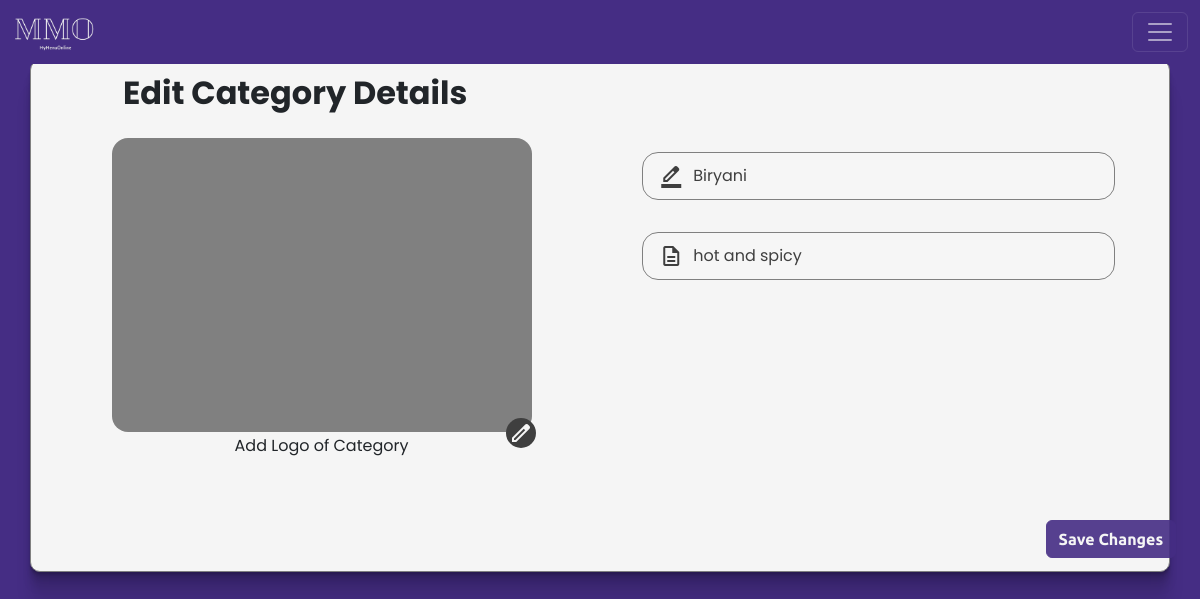
Page /client/category/33/ (signed in) on the earlier database version.
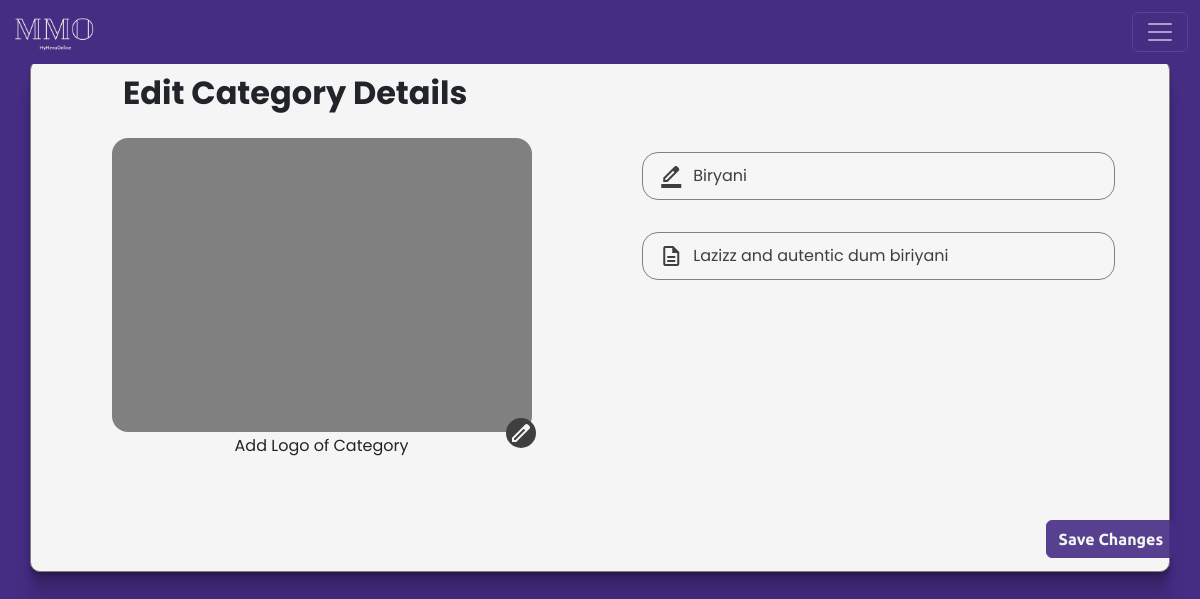
Same page on the later database version.
### client/models.py (models this page shows, shortened)
class Header(models.Model):
    header_text = models.CharField(max_length=100)
    image = models.ImageField(upload_to='images', height_field=None, width_field=None, max_length=None, blank=True, null=True)
    menu = models.ForeignKey(Menu, on_delete=models.CASCADE, related_name='headers')
    description = models.CharField(max_length=50, blank= True, default="")

### client/views.py (the view, shortened to what this page needs)
# urls.py: path('category/<int:id>/', views.categoryEdit, name='category'),
@login_required
def categoryEdit(request, id):
    header = Header.objects.get(id = id)
    if header.menu.user==request.user:
        return render(request, 'client/categoryEdit.html', {'header': header})
    else:
        return HttpResponse('you are forbidden to visit this page :(')

### templates/client/categoryEdit.html (shortened to what this page needs)
{% load static %}
<!doctype html>
<html lang="en">
  <head>
    <link rel="stylesheet" href="{% static 'css/styleAdmin.css' %}">
    <link href="https://cdn.jsdelivr.net/npm/bootstrap@5.3.1/dist/css/bootstrap.min.css" rel="stylesheet">
  </head>
  <body>
        <nav  style="  background-color: rgb(69, 45, 132) !important;" class="navbar navbar-dark bg-dark fixed-top">
          <div class="container-fluid">
            <img class="myMMOlogo navbar-brand" src="{% static 'img/whiteTextMMO-removebg-preview.png' %}" alt="">
            <button class="navbar-toggler" type="button" data-bs-toggle="offcanvas" data-bs-target="#offcanvasDarkNavbar" aria-controls="offcanvasDarkNavbar" aria-label="Toggle navigation">
              <span class="navbar-toggler-icon"></span>
            </button>
          </div>
        </nav>
    <form action="" method="POST" class="container" enctype='multipart/form-data'>
        <h2>Edit Category Details</h2>
        <div class="myleftright">
            <div onclick="open_file1()" class="leftBlock">
                <div class="grayBlock">
                </div>
                <p id="fileName">Add Logo of Category</p>
                <span class="material-symbols-outlined editS ">
                </span>
            </div>
            <div class="rightBlock">
                  <div class="inputArea">
                    <span class="material-symbols-outlined">
                        </span>
                    <input type="text" placeholder="Category Name" name="categoryName" value="{{header.header_text}}">
                  </div>
                  <div class="inputArea">
                      <span class="material-symbols-outlined">
                        </span>
                        <input  type="text" placeholder="Description" name="description" size="10" value="{{header.description}}">
                  </div>
            </div>
        </div>
        <button type="submit"  class=" myResNextB btn btn-outline-primary ">Save Changes</button>
    </form>
  </body>
</html>

### static/css/styleAdmin.css (style rules this page uses)
:root { --text: #3f3f3f; --background: #f6f6f6; --primary: #7e4cff; --primaryDark : rgb(69, 45, 132); --navPrimaryDark : #1b1037 ; --secondary: #e1e9fb; --accent: #0082ce; }
* { font-family: 'Poppins', sans-serif; scrollbar-color: var(--background); scroll-behavior: smooth; }
body { color: var(--text); background-color: var(--primaryDark) !important; }
.navbar { background-color: rgba(255, 255, 255, 0) !important; }
.myMMOlogo { height: 3rem; mix-blend-mode: lighten; position: relative; z-index: 1; }
.container { max-width: 1140px; z-index: 11; background-color: whitesmoke; margin: 5% 20%; border: 1px solid gray; padding: 0.8rem; border-radius: 10px; box-shadow: 0 2px 1px rgba(0,0,0,0.09), 0 4px 2px rgba(0,0,0,0.09), 0 8px 4px rgba(0,0,0,0.09), 0 16px 8px rgba(0,0,0,0.09), 0 32px 16px rgba(0,0,0,0.09); }
.container > h2 { font-weight: bolder; margin-left: 5rem; }
.myleftright { display: flex; flex-direction: row; justify-content: space-evenly; align-items: center; align-content: center; }
.leftBlock { width: 100%; height: 25rem; display: flex; justify-content: left; flex-direction: column; align-items: center; padding: 1rem; }
.rightBlock { width: 100%; padding: 1rem; display: flex; flex-direction: column; align-items: center; height: 25rem; }
.grayBlock { border-radius: 1rem; height: 80%; width: 80%; background-color: gray; margin: auto; display: flex; justify-content: center; }
.inputArea { background-color: var(--background); height: 3rem; display: flex; justify-content: left; align-items: center; align-content: center; width: 90%; margin: 1rem auto; border: 1px solid gray; border-radius: 1rem; padding: 0.5rem; }
.editS { background-color: var(--text); border-radius: 50%; padding: 3px; color: var(--background); position: relative; bottom: 56px; left: 38%; }
.inputArea > span { margin: 0 0.5rem; color: var(--text); }
::placeholder { opacity: 1; color: var(--text); }
.inputArea > input { z-index: 111; background-color: var(--background); border: none; color: var(--text); outline: none; width: 100%; }
.myResNextB { position: relative; left:90% ; background-color: var(--primaryDark) !important; border-color:var(--primaryDark) !important; color: whitesmoke !important; font-weight: bolder !important; opacity: 0.9; font-family: 'Ubuntu', sans-serif !important; }

Differences in the rows shown:
changed Header "Biryani": description "hot and spicy" → "Lazizz and autentic dum biriyani"
